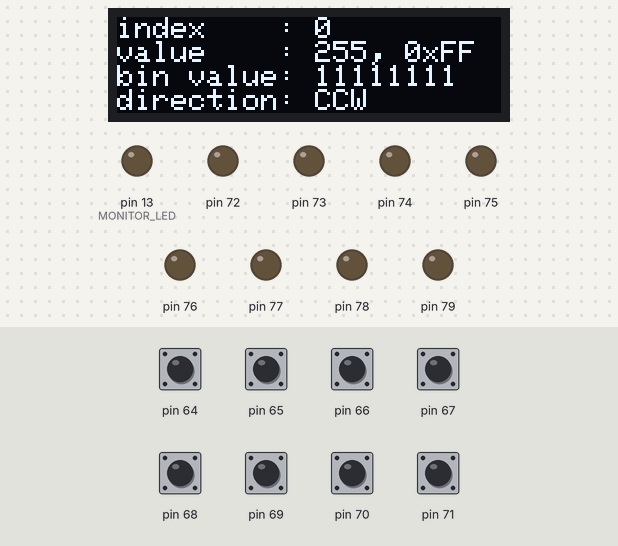
A sketch run on a simulated Arduino Uno, built for the host (arithmetic inside an expression is 32-bit, double 64-bit). Parts: 128×32 one-colour display, output pins drawn as LEDs (lit = HIGH). The inputs (shaded band) are chosen by the test bench; at power-on: pin 64–71 HIGH. What the sketch prints to the serial monitor is not drawn.

Above: at 5.2 s.
5.3 s: pin 64 pulled LOW for 0.15 s
At 6.1 s:
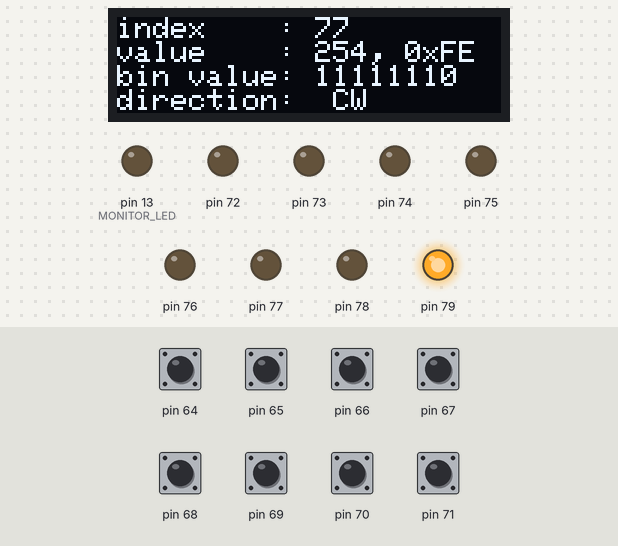
7.0 s: pin 65 pulled LOW for 0.15 s
At 7.7 s:
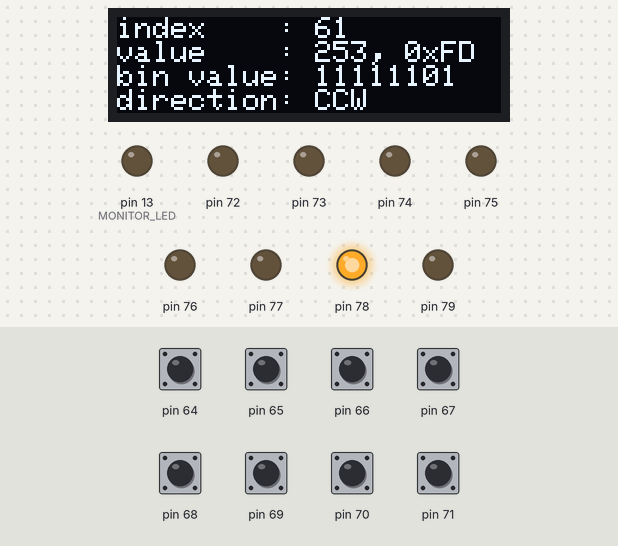
8.7 s: pin 66 pulled LOW for 0.15 s
At 10.0 s:
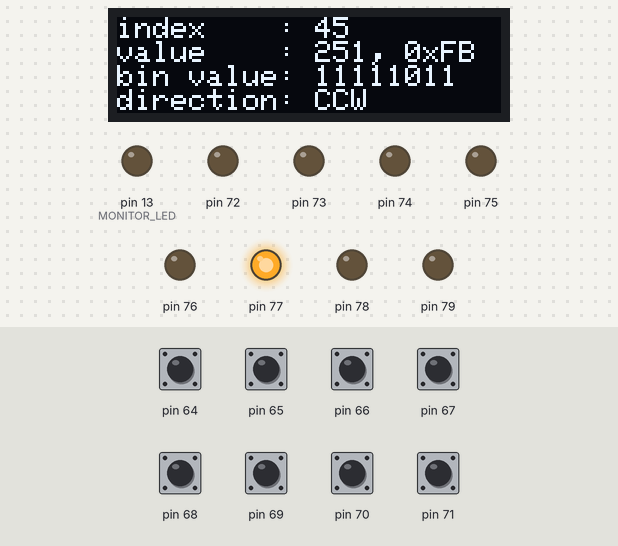
10.4 s: pin 67 pulled LOW for 0.15 s
At 11.2 s:
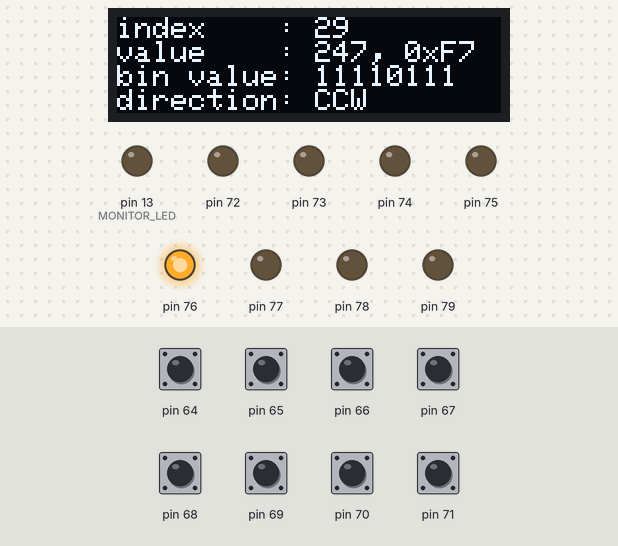
12.1 s: pin 68 pulled LOW for 0.15 s
At 12.8 s:
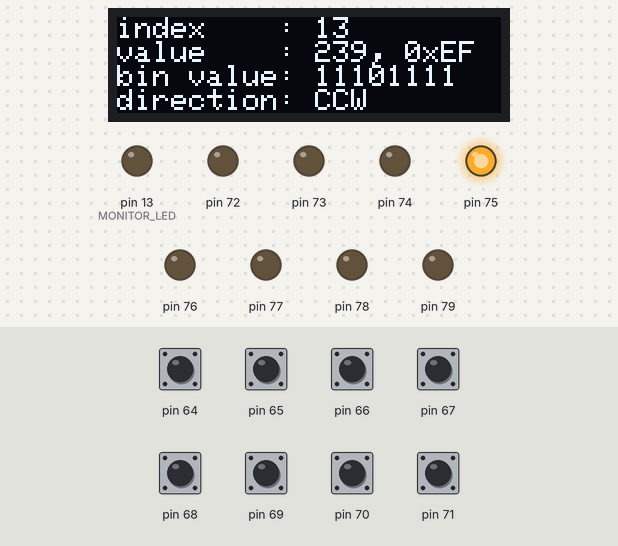
13.8 s: pin 69 pulled LOW for 0.15 s
At 15.1 s:
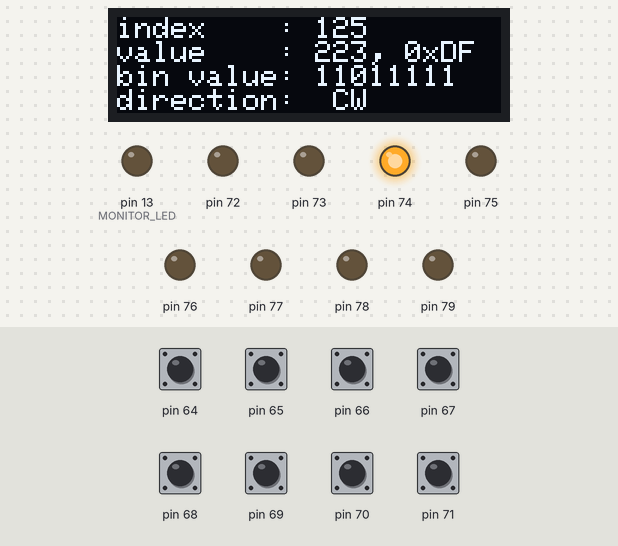
Timing chart, 0 to 16.5 s (numbered marks = the images above; inputs shaded):
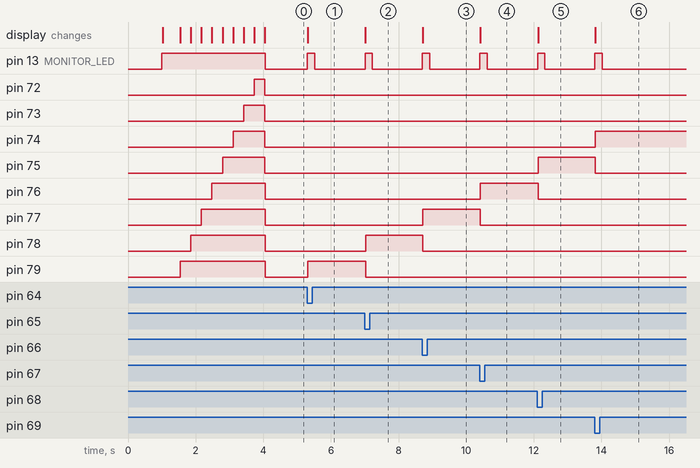

Measured:
- after the input at 5.3 s, pin 13 (MONITOR_LED): LOW → HIGH at once, → LOW 0.21 s later; pin 79: LOW → HIGH at once; the display: changes at once (image 1)
- after the input at 7.0 s, pin 13 (MONITOR_LED): LOW → HIGH at once, → LOW 0.21 s later; pin 78: LOW → HIGH at once; pin 79: HIGH → LOW at once; the display: changes at once (image 2)
- after the input at 8.7 s, pin 13 (MONITOR_LED): LOW → HIGH at once, → LOW 0.21 s later; pin 77: LOW → HIGH at once; pin 78: HIGH → LOW at once; the display: changes at once (image 3)
- after the input at 10.4 s, pin 13 (MONITOR_LED): LOW → HIGH at once, → LOW 0.21 s later; pin 76: LOW → HIGH at once; pin 77: HIGH → LOW at once; the display: changes at once (image 4)
- after the input at 12.1 s, pin 13 (MONITOR_LED): LOW → HIGH at once, → LOW 0.21 s later; pin 75: LOW → HIGH at once; pin 76: HIGH → LOW at once; the display: changes at once (image 5)
- after the input at 13.8 s, pin 13 (MONITOR_LED): LOW → HIGH at once, → LOW 0.21 s later; pin 74: LOW → HIGH at once; pin 75: HIGH → LOW at once; the display: changes at once (image 6)

The sketch:

absolute_encoder_demo_i2c.ino
```cpp
#include <SPI.h>
#include <Wire.h>
#include "Adafruit_MCP23017.h"

#include <Adafruit_GFX.h>
#include <Adafruit_SSD1306.h>

#define SCREEN_WIDTH 128 // OLED display width, in pixels
#define SCREEN_HEIGHT 32 // OLED display height, in pixels

// Declaration for an SSD1306 display connected to I2C (SDA, SCL pins)
#define OLED_RESET     -1 // Reset pin # (or -1 if sharing Arduino reset pin)
Adafruit_SSD1306 display(SCREEN_WIDTH, SCREEN_HEIGHT, &Wire, OLED_RESET);

#define MONITOR_LED LED_BUILTIN

Adafruit_MCP23017 mcp0;

char pout[52] = {0};
#include "settings.h"
ENCODER enc;
OLEDTEXT oledText;
#include "oled_functions.h"
#include "encoder_functions.h"

void setup() {

  delay(1000);
  Serial.begin(9600);
  Serial.println("ready");

  pinMode(MONITOR_LED, OUTPUT);

  digitalWrite(MONITOR_LED, HIGH);

  // SSD1306_SWITCHCAPVCC = generate display voltage from 3.3V internally
  if(!display.begin(SSD1306_SWITCHCAPVCC, 0x3C)) { // Address 0x3C for 128x32
    Serial.println(F("SSD1306 allocation failed"));
    for(;;); // Don't proceed, loop forever
  }

   // Clear the buffer
  display.clearDisplay();

  mcp0.begin(0);      // 0 = i2c address 0x20

  // setup GPA for input
  for (byte n = 0; n <= 7; n++) {
    mcp0.pinMode(n, INPUT);
    mcp0.pullUp(n, HIGH);  // turn on the internal 100K pullup
  }

  // setup GPB for output
  for (byte n = 8; n <= 15; n++) {
    mcp0.pinMode(n, OUTPUT);
    mcp0.digitalWrite(n, LOW); // turn LED on
  }

  delay(500);
  for (byte n = 15; n >= 8; n--) {
    sprintf(oledText.line1,"LED: %i", n-8);
    oledTextOutput();
    mcp0.digitalWrite(n, HIGH); // turn LED off
    delay(300);
  }

  display.clearDisplay();

  // uncomment the following to setup the enc.values array
  // once complete, copy and paste to replace the ENCODER.values array in settings.h
  //setupEncoderValues();

  enc.value = getCurrentEncoderVal();  // get start position
  enc.lastValue = enc.value;
  sprintf(oledText.line1,"index    : %i", enc.lastIndex);
  sprintf(oledText.line2,"value    : %3i, 0x%02X", enc.value, enc.value);
  sprintf(oledText.line3,"bin value: %s", enc.binVal);
  sprintf(oledText.line4,"direction: %s", (enc.rotation ? " CW" : "CCW" ));
  oledTextOutput();
  displayEncoderVal();

  digitalWrite(MONITOR_LED, LOW);

}

void loop() {

  enc.value = readEncoder();

  if (enc.value > 0 && (enc.value != enc.lastValue))
  {
    digitalWrite(MONITOR_LED, HIGH);
    encoderDirection(enc.value); // sets enc.rotation and enc.lastIndex

    sprintf(oledText.line1,"index    : %i", enc.lastIndex);
    sprintf(oledText.line2,"value    : %3i, 0x%02X", enc.value, enc.value);
    sprintf(oledText.line3,"bin value: %s", enc.binVal);
    sprintf(oledText.line4,"direction: %s", (enc.rotation ? " CW" : "CCW" ));
    oledTextOutput();

    sprintf(pout,"%s, 0x%02X, %3i", enc.binVal, enc.value, enc.value);
    Serial.println(pout);

    //showEncoderVal(enc.value); // alternative to enc.binVal - converts the byte into a binary string for display

    displayEncoderVal(); // illuminate the LED's

    delay(200);
    enc.lastValue = enc.value;
    digitalWrite(MONITOR_LED, LOW);
  }

  delay(10);
}
```

encoder_functions.h
```cpp
// used to establish the direction of rotation
// enc.direction - clockwise = true, counter-clockwise = false
void encoderDirection(byte val) {

  // finds the current index by value in enc.values
  byte index = 0;

  while (index < enc.count) {
    if (enc.values[index] == val) {
      break;
    }
    index++;
  }

  // exit if no change
  if (index == enc.lastIndex) {
    return enc.rotation;
  }

  // the first two are a boundary checks, turning over the 360 degree limit to start again;

  // gotten to the start of the enc.values array while turning counter-clockwise
  if (enc.lastIndex == 0 && index == (enc.count - 1)) {
    enc.rotation = false;
  }
  // gotten to the end of the enc.values array while turning clockwise
  else if (enc.lastIndex == (enc.count - 1) && index == 0) {
    enc.rotation = true;
  }
  // turning counter-clockwise
  else if (index < enc.lastIndex) {
    enc.rotation = false;
  }
  // turning clockwise
  else {
    enc.rotation = true;
  }

  enc.lastIndex = index;

}

// read the encoder pins
// the char array enc.binVal is built in reverse so as to show the state of the encoder on GPA
// directly across the MCP23017. So, for example, when GPA7 is high, the LED on GPB0 will be lit.
byte getCurrentEncoderVal() {

  enc.binVal[0] = {0};
  bool p;
  byte readEnc = 0;
  byte i = 7;

  for (byte n = 0; n < 8; n++) {
    p = mcp0.digitalRead(n);
    readEnc |= (byte)p << n;
    enc.binVal[i] = (p == true ? '1' : '0');
    i--;
  }

  return readEnc;
}


void displayEncoderVal() {

  bool p;
  for (byte n = 0; n < 8; n++) {
    p = (enc.binVal[n] == '1' ? true : false);
    mcp0.digitalWrite(n+8, !(p));
  }

}

// converts the byte vlaue into a char array in binary format for showing on the display
void showEncoderVal(byte val) {

  char dout[9] = {0};
  byte i = 0;
  byte c = 7;

  while (i <= 7) {
    if ((val >> i) & 1) {
      dout[c] = '1';
    }
    else {
      dout[c] = '0';
    }
    i++;
    c--;
  }

  Serial.println(dout);
}

// read the current encoder value
byte readEncoder() {

  byte value = getCurrentEncoderVal();

  if (value == 255) {
    return 0;
  }

  return value;
}

// used to prevent duplicate entries when setting up
boolean inEncoderArray(byte values[], byte val) {
  for (byte i = 0; i < enc.count; i++) {
    if (values[i] == val) {
      return true;
    }
  }
  return false;
}


// used when setting up the encoder, rotate the encoder to get all 128 values on the
// output - it will then show an array to copy and paste to replace the ENCODER.values array in settings.h
// carefully rotate the encoder so it doesn't skip positions.
void setupEncoderValues() {

  char iout[40] = {0};
  int c = 0;
  byte values[128] = {0};
  char valString[600] = {0};

  for (byte i = 0; i < enc.count; i++) {
    enc.values[i] = 0;
  }

  Serial.println("Setup: Steadily rotate encoder clockwise until .:STOP:. appears");

  while (true) {

    digitalWrite(MONITOR_LED, HIGH);

    byte val = readEncoder();
    if (val == 0) {
      continue;
    }

    if (c >= enc.count) {
      Serial.println(".:STOP:.");
      break;
    }

    if (inEncoderArray(values, val)) {
      continue;
    }

    values[c] = val;

    sprintf(iout, " %3i, %3i", c, val);
    Serial.println(iout);

    c++;
    digitalWrite(MONITOR_LED, LOW);
  }

  char sVal[4];
  for (byte i = 0; i < enc.count; i++) {
    itoa(values[i],sVal,10);
    strcat(valString, sVal);
    strcat(valString,", ");
    enc.values[i] = values[i];
  }
  int lastChar = strlen(valString);
  valString[lastChar-2] = '\0';  // removes the last ', ' from the end

  Serial.print("byte values[128] = {");
  Serial.print(valString);
  Serial.println("};");
  Serial.println(" ");

  digitalWrite(MONITOR_LED, LOW);
}
```

oled_functions.h
```cpp
void clearOLEDtext() {

  oledText.line1[0] = {0};
  oledText.line2[0] = {0};
  oledText.line3[0] = {0};
  oledText.line4[0] = {0};
}

void oledTextOutput() {

  display.clearDisplay();

  display.setTextSize(1);      // Normal 1:1 pixel scale
  display.setTextColor(WHITE); // Draw white text
  display.setCursor(0, 0);     // Start at top-left corner
  display.cp437(true);         // Use full 256 char 'Code Page 437' font


  display.println(F(oledText.line1));
  display.println(F(oledText.line2));
  display.println(F(oledText.line3));
  display.println(F(oledText.line4));

  display.display();

  clearOLEDtext();
}
```

Source omitted: settings.h (data table, 1117 bytes)
